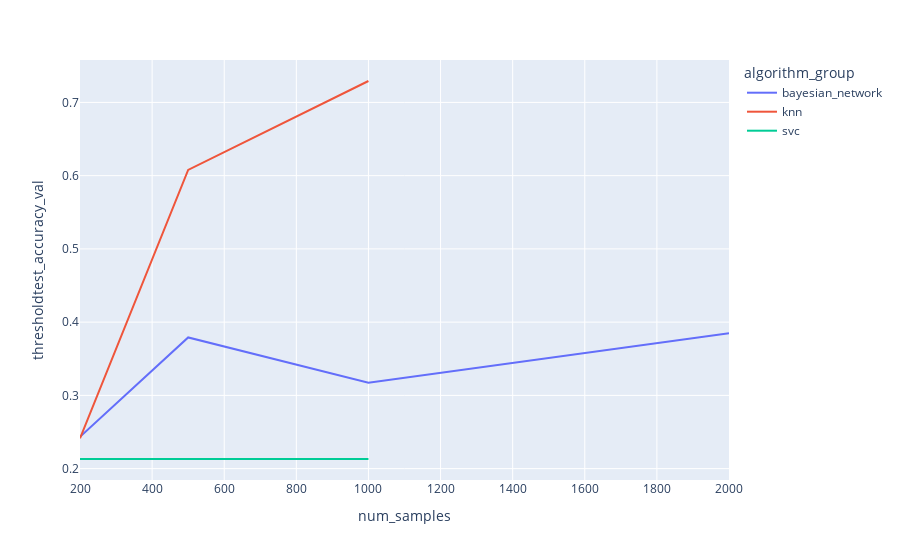

This figure's notebook cell:
### Code cell
d = df.query("dataset_choice == 'mozilla_200k'")
d.sort_values("num_samples",inplace=True)
px.line(d,x="num_samples",y="thresholdtest_accuracy_val",color="algorithm_group").show()
d.sort_values("thresholdtest_accuracy_val",inplace=True,ascending=False)
display(d.head()[["auc_val","thresholdtest_accuracy_val","classifier"]])

### Figure 1 — Plotly figure (JSON) as saved in the notebook; plotly's stock layout.template omitted (floating-point values rounded to 4 significant figures)
{"data": [{"hovertemplate": "algorithm_group=bayesian_network<br>num_samples=%{x}<br>thresholdtest_accuracy_val=%{y}<extra></extra>", "legendgroup": "bayesian_network", "line": {"color": "#636efa", "dash": "solid"}, "marker": {"symbol": "circle"}, "mode": "lines", "name": "bayesian_network", "orientation": "v", "showlegend": true, "type": "scatter", "x": [200, 500, 1000, 2000], "xaxis": "x", "y": [0.2435, 0.3791, 0.3171, 0.3848], "yaxis": "y"}, {"hovertemplate": "algorithm_group=knn<br>num_samples=%{x}<br>thresholdtest_accuracy_val=%{y}<extra></extra>", "legendgroup": "knn", "line": {"color": "#EF553B", "dash": "solid"}, "marker": {"symbol": "circle"}, "mode": "lines", "name": "knn", "orientation": "v", "showlegend": true, "type": "scatter", "x": [200, 500, 1000], "xaxis": "x", "y": [0.2414, 0.6078, 0.7292], "yaxis": "y"}, {"hovertemplate": "algorithm_group=svc<br>num_samples=%{x}<br>thresholdtest_accuracy_val=%{y}<extra></extra>", "legendgroup": "svc", "line": {"color": "#00cc96", "dash": "solid"}, "marker": {"symbol": "circle"}, "mode": "lines", "name": "svc", "orientation": "v", "showlegend": true, "type": "scatter", "x": [200, 500, 1000], "xaxis": "x", "y": [0.2131, 0.2131, 0.2131], "yaxis": "y"}], "layout": {"legend": {"title": {"text": "algorithm_group"}, "tracegroupgap": 0}, "margin": {"t": 60}, "xaxis": {"anchor": "y", "domain": [0, 1], "title": {"text": "num_samples"}}, "yaxis": {"anchor": "x", "domain": [0, 1], "title": {"text": "thresholdtest_accuracy_val"}}}}
